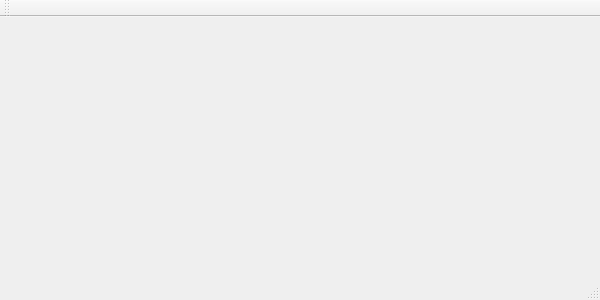
<?xml version="1.0" encoding="UTF-8"?>
<ui version="4.0">
 <class>MainWindow</class>
 <widget class="QMainWindow" name="MainWindow">
  <property name="geometry">
   <rect>
    <x>0</x>
    <y>0</y>
    <width>600</width>
    <height>300</height>
   </rect>
  </property>
  <property name="minimumSize">
   <size>
    <width>600</width>
    <height>300</height>
   </size>
  </property>
  <property name="maximumSize">
   <size>
    <width>600</width>
    <height>300</height>
   </size>
  </property>
  <property name="windowTitle">
   <string>MainWindow</string>
  </property>
  <widget class="QWidget" name="centralWidget">
   <layout class="QVBoxLayout" name="verticalLayout"/>
  </widget>
  <widget class="QMenuBar" name="menuBar">
   <property name="geometry">
    <rect>
     <x>0</x>
     <y>0</y>
     <width>600</width>
     <height>26</height>
    </rect>
   </property>
  </widget>
  <widget class="QToolBar" name="mainToolBar">
   <attribute name="toolBarArea">
    <enum>TopToolBarArea</enum>
   </attribute>
   <attribute name="toolBarBreak">
    <bool>false</bool>
   </attribute>
  </widget>
  <widget class="QStatusBar" name="statusBar"/>
 </widget>
 <layoutdefault spacing="6" margin="11"/>
 <resources/>
 <connections/>
</ui>
